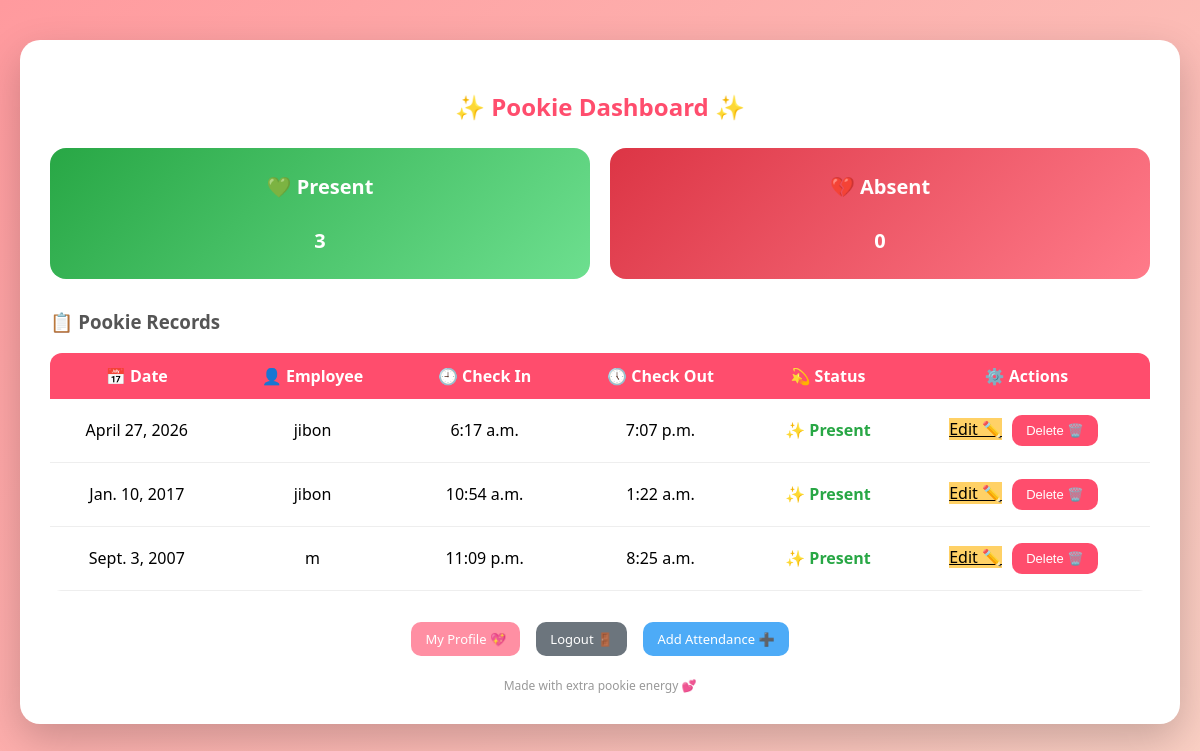
/dashboard/ (signed in), run on the app's committed database.
### employees/models.py (models this page shows, shortened)
class AttendanceModel(models.Model):
    employee = models.ForeignKey(
        ProfileModel,
        on_delete=models.CASCADE,
        related_name='attendances'
    )
    date = models.DateField()
    check_in_time = models.TimeField()
    check_out_time = models.TimeField(null=True, blank=True)
    STATUS_CHOICES = [
        ('Present', 'Present'),
        ('Absent', 'Absent'),
    ]
    status = models.CharField(max_length=10, choices=STATUS_CHOICES)
    class Meta:
        unique_together = ('employee', 'date')
        ordering = ['-date']

class ProfileModel(models.Model):
    user = models.OneToOneField(
        User,
        on_delete=models.CASCADE,
        related_name='profile'
    )
    department = models.CharField(max_length=100, null=True, blank=True)
    designation = models.CharField(max_length=100, null=True, blank=True)
    salary = models.DecimalField(max_digits=10, decimal_places=2, null=True, blank=True)
    photo = models.ImageField(upload_to='profile_photos/', null=True, blank=True)

### employees/views.py (the view)
# urls.py: path('dashboard/', dashboard, name='dashboard'),
@login_required
def dashboard(request):
    if request.user.is_superuser:
        records = AttendanceModel.objects.all()
        present = AttendanceModel.objects.filter(status='Present').count()
        absent = AttendanceModel.objects.filter(status='Absent').count()
    else:
        profile = request.user.profile
        records = profile.attendances.all()
        present = profile.attendances.filter(status='Present').count()
        absent = profile.attendances.filter(status='Absent').count()
    return render(request, 'crud/dashboard.html', {
        'records': records,
        'present': present,
        'absent': absent
    })

### employees/templates/crud/dashboard.html (shortened to what this page needs)
<!DOCTYPE html>
<html lang="en">
<head>
</head>
<body>
<div class="container">
    <h2>✨ Pookie Dashboard ✨</h2>
    <div class="stats">
        <div class="card present">
            💚 Present<br><br>{{ present }}
        </div>
        <div class="card absent">
            💔 Absent<br><br>{{ absent }}
        </div>
    </div>
    <div class="table-container">
        <h3>📋 Pookie Records</h3>
        <table>
            <tr>
                <th>📅 Date</th>
                <th>👤 Employee</th>
                <th>🕘 Check In</th>
                <th>🕔 Check Out</th>
                <th>💫 Status</th>
                {% if request.user.is_superuser %}
                <th>⚙️ Actions</th>
                {% endif %}
            </tr>
            {% for record in records %}
            <tr>
                <td>{{ record.date }}</td>
                <td>{{ record.employee.user.username }}</td>
                <td>{{ record.check_in_time }}</td>
                <td>{{ record.check_out_time|default:"-" }}</td>
                <td>
                    {% if record.status == "Present" %}
                        <span class="status-present">✨ Present</span>
                    {% else %}
                        <span class="status-absent">🥀 Absent</span>
                    {% endif %}
                </td>
                {% if request.user.is_superuser %}
                <td>
                    <a href="{% url 'update_attendance' record.id %}" class="edit">Edit ✏️</a>
                    <form method="POST"
                    action="{% url 'delete_attendance' record.id %}"
                    class="inline"
                    onsubmit="return confirm('Delete this pookie record? 🥺');">
                    <button type="submit" class="delete">Delete 🗑️</button>
                </form>
            </td>
            {% endif %}
            </tr>
            {% endfor %}
        </table>
    </div>
    <div class="actions">
        <a href="{% url 'profile' %}" class="profile">My Profile 💖</a>
        <a href="{% url 'logout' %}" class="logout">Logout 🚪</a>
        {% if user.is_superuser %}
            <a href="{% url 'add_attendance' %}" class="add">Add Attendance ➕</a>
        {% endif %}
    </div>
    <div class="footer-note">Made with extra pookie energy 💕</div>
</div>
</body>
</html>

### employees/templates/crud/dashboard.html (style rules this page uses)
body { margin: 0; font-family: 'Segoe UI', sans-serif; background: linear-gradient(135deg, #ff9a9e, #fad0c4); }
.container { max-width: 1100px; margin: 40px auto; background: #fff; padding: 30px; border-radius: 20px; box-shadow: 0 15px 40px rgba(0,0,0,0.2); animation: fadeIn 0.6s ease; }
h2 { text-align: center; margin-bottom: 25px; color: #ff4d6d; }
.stats { display: flex; gap: 20px; margin-bottom: 30px; }
.card { flex: 1; padding: 25px; border-radius: 16px; color: white; text-align: center; font-size: 20px; font-weight: bold; transition: 0.3s; }
.present { background: linear-gradient(135deg, #28a745, #6ddf8f); }
.absent { background: linear-gradient(135deg, #dc3545, #ff7b8a); }
.table-container h3 { color: #555; }
table { width: 100%; border-collapse: collapse; border-radius: 12px; overflow: hidden; }
th { background: #ff4d6d; color: white; padding: 12px; }
td { padding: 10px; text-align: center; border-bottom: 1px solid #eee; }
.status-present { color: #28a745; font-weight: bold; }
.actions a, .delete { display: inline-block; margin: 6px; padding: 8px 14px; border-radius: 10px; text-decoration: none; color: white; font-size: 13px; border: none; cursor: pointer; transition: 0.3s; }
.profile { background: #ff8fa3; }
.logout { background: #6c757d; }
.add { background: #4dabf7; }
.edit { background: #ffd166; color: #000; }
.delete { background: #ff4d6d; }
.actions { text-align: center; margin-top: 25px; }
.inline { display: inline; }
.footer-note { text-align: center; font-size: 12px; color: #999; margin-top: 15px; }

### data on the page
AttendanceModel: date "April 27, 2026", employee.user.username "jibon", check_in_time "6:17 a.m.", check_out_time "7:07 p.m.", status "✨ Present"
AttendanceModel: date "Jan. 10, 2017", employee.user.username "jibon", check_in_time "10:54 a.m.", check_out_time "1:22 a.m.", status "✨ Present"
AttendanceModel: date "Sept. 3, 2007", employee.user.username "m", check_in_time "11:09 p.m.", check_out_time "8:25 a.m.", status "✨ Present"

### other printed values
{{ present }} "3"
{{ absent }} "0"
